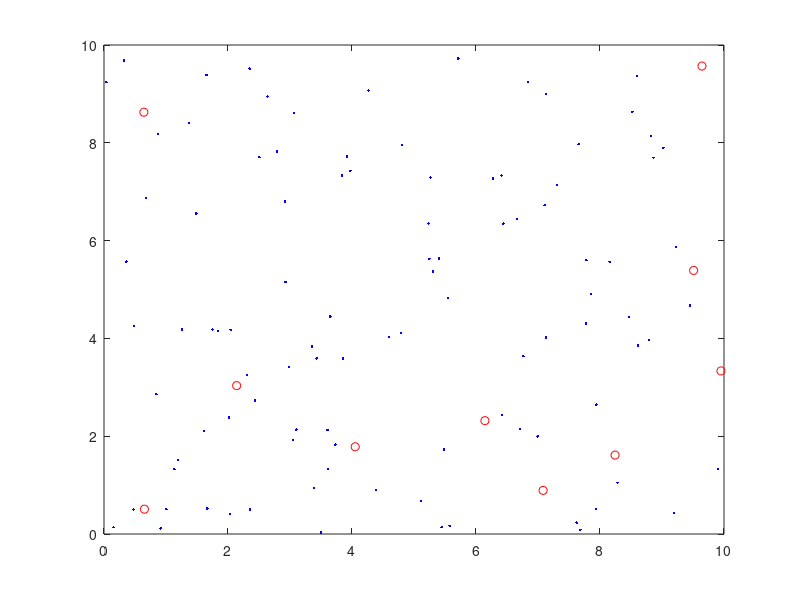

Here is the MATLAB script that generated this plot:
C = 100; %number of customers
S = 10; % number of stores
size = 10; %size of the world
radius = 3; %interaction radius
signs = [ 0 0; 0 1; 1 0; 1 1; -1 -1; -1 1; 1 -1; 0 -1; -1 0;]; %periodicity
%initialization of the arrays
distance = ones(C,S); %minimum distance periodic boundaries
connections = ones(C,S); %0 and 1 for connection

%positions in the world
stor = rand(2,S) * size;
cust = rand(2,C) * size;
plot(cust(1,1:C), cust(2,1:C), 'b.', stor(1,1:S) , stor(2,1:S), 'ro' );

%help variables
a = ones(2,1);
b = 0;
minimum = 0;

for k = 1:C
    for j = 1:S
        minimum = 100;
        %this loop will take care of the periodic boundary conditions
        for m = 1:9 %we need the length of the signs 9
            a(1) = cust(1,k) - stor(1,j) - size * signs(m,1);
            a(2) = cust(2,k) - stor(2,j) - size * signs(m,2);
            b = sqrt(dot(a,a));
            %disp(b);
            if b < minimum
                minimum = b;
            end
        end
        %write minimum distance in the distance array
        distance(k,j) = minimum;
        %delete connection if distance is larger then radius
        if minimum > radius
            connections(k,j) = 0;
        end
    end
end
